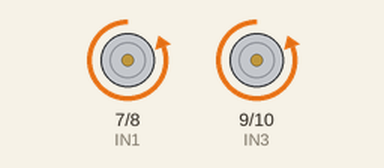
The sketch below on a simulated Arduino Uno, built with avr-gcc and run on an emulated ATmega328P. On the bench: motor-driver pin pairs drawn as motors (green arrow = first pin HIGH = forward, orange = second pin HIGH = backward, longer = more drive, scaled by the enable pin).

Above: at 0.4 s.
Timing chart, 0 to 3.3 s (numbered marks = the images above):
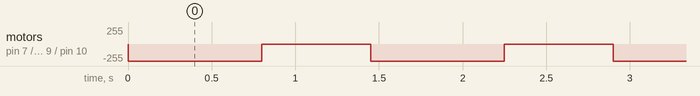

Measured:
- by itself, motor on pin 7 (IN1) / pin 8 (IN2), motor on pin 9 (IN3) / pin 10 (IN4): alternates backward 255/255 for 0.80 s and stopped for 0.65 s

The sketch:

motor.ino
```cpp
//-------//Velocidad//-------//
byte ENA = A4;      //Izquierda
byte ENB = A5;      //Derecha

//-------//Control//-------//
byte IN1 = 7;      //Derecha
byte IN2 = 8;      //Derecha
byte IN3 = 9;      //Izquierda
byte IN4 = 10;     //Izquierda

void setup() {
  pinMode(ENA, OUTPUT);
  pinMode(ENB, OUTPUT);

  pinMode(IN1, OUTPUT);
  pinMode(IN2, OUTPUT);
  pinMode(IN3, OUTPUT);
  pinMode(IN4, OUTPUT);
}

void loop() {

  //Velocidad
  analogWrite(ENA, 255);
  analogWrite(ENB, 255);

  //Avanzar

  //Giro Derecha
  digitalWrite(IN1, LOW);
  digitalWrite(IN2, HIGH);

  //Giro Izquierda
  digitalWrite(IN3, LOW);
  digitalWrite(IN4, HIGH);

  delay(800);      //Por 2 segundos

  //Girar

  //Velocidad
  analogWrite(ENA, 255);
  analogWrite(ENB, 255);

  //Giro Derecha
  digitalWrite(IN2, LOW);

  //Giro Izquierda
  digitalWrite(IN4, LOW);

  delay(650);      //Por 0.5 segundos
}
```
